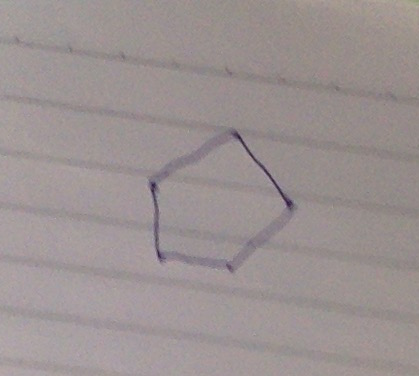
#> input picture pentagon-graph.jpg, 419 x 376 px, found by its file name
$ jupyter execute GraphCorners.ipynb   (shell and % lines are left out)   (Python 2 division)
#> lines starting #> are read from the running program, lines starting #| are printed output that depends on the picture; after the words box and inside, x2 and y2 are one past the last pixel; in counts of white or black regions, pixels touching at a corner belong together
# Detecting Hand Drawn Graphs

## Detecting vertices (corners)

[cell 1]
import cv2
import numpy as np
import matplotlib.pyplot as plt

Sample Image

[cell 2]
img=cv2.imread("/Users/vigneshm/Documents/pictures/pentagon-graph.jpg")
#> img is the input picture: shape (376, 419, 3); mean B, G, R 145.9, 146.1, 155.6
plt.imshow(img)

[cell 3]
img_bw=cv2.cvtColor(img,cv2.COLOR_RGB2GRAY)
plt.imshow(img_bw,cmap='gray')

Corners using Harris

[cell 4]
corners=cv2.cornerHarris(img_bw,2,5,0.04)
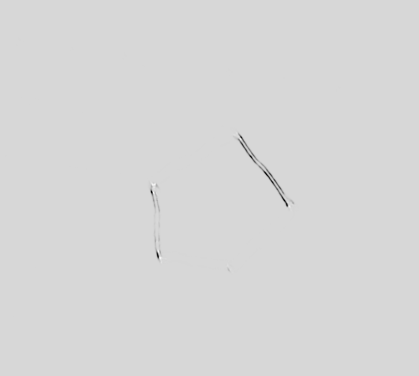
#> corners: shape (376, 419) float32; min -0.0348, max 0.00644, mean -3.89e-05; drawn with min black and max white
valid_c_x,valid_c_y=np.where(corners>0.1*corners.max())
#> valid_c_x = 54 values from 132 to 269; valid_c_y = 54 values, max 290 at index 32, min 151 at index 7, mean 187.8
plt.scatter(valid_c_x,valid_c_y)
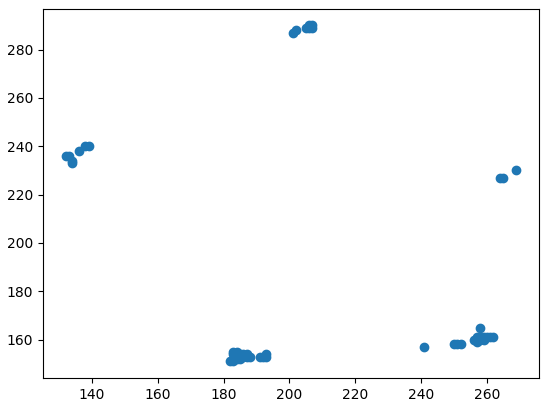
#> figure drawn by matplotlib, 1 panel

Getting many corners and distance clustering

[cell 5]
from scipy.cluster.hierarchy import fclusterdata
clusters=fclusterdata(np.transpose((valid_c_x,valid_c_y)),5,criterion='distance')
#> clusters = 54 values, max 6 at index 0, min 1 at index 51, mean 3.17
plt.scatter(valid_c_x,valid_c_y,c=clusters)

[cell 6]
clustered_c=[]
for code in range(1,clusters.max()+1):
    code_corners=np.where(clusters==code)[0]
    if(code_corners.size<3):
        print 'discarding ',code_corners
    else:
        meanpos=np.array([int(valid_c_x[code_corners].mean()),int(valid_c_y[code_corners].mean())])
        print meanpos,code_corners.size
        clustered_c.append(meanpos)
#> this loop made 6 passes
#> (code_corners, meanpos) on passes 1, 3, 5, 6: ([51, 52, 53], [266, 228]), ([36, 37, 38, 39, 40, 41, 42, 43, 44, 45, 46, 47, 48, 49, 50], [257, 160]), ([28, 29, 30, 31, 32, 33, 34], [204, 288]), ([0, 1, 2, 3, 4, 5, 6], [135, 236])
#> meanpos on pass 2: [186, 153]
#| [266 228] 3
#| [186 153] 21
#| [257 160] 15
#| discarding  [35]
#| [204 288] 7
#| [135 236] 7
#> after the loop, clustered_c = [[266, 228], [186, 153], [257, 160], [204, 288], [135, 236]]
clustered_c=np.array(clustered_c)
plt.scatter(clustered_c[...,0],clustered_c[...,1])
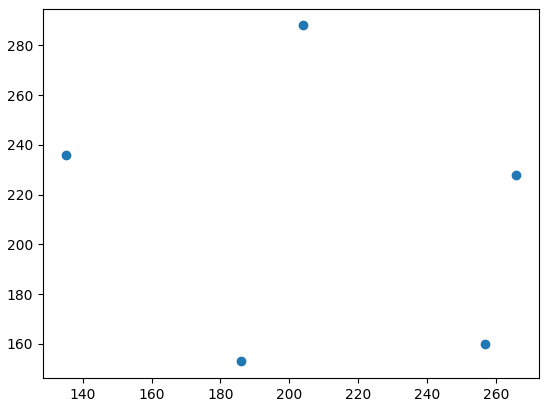
#> figure drawn by matplotlib, 1 panel

### Detecting straight edges between vertices

[cell 7]
def check_connected_rect(p1,p2,tol=1):
    slope=p2-p1
    width=np.linalg.norm(slope)
    slope=slope/np.linalg.norm(slope)
    perp=np.cross(slope,(0,0,1))[0:2]
    area=[]
    for x in np.arange(-tol,tol+1):
        area.append([p1+slope*m+x for m in np.arange(width)])
    area=np.array(area,dtype=int)
    rect=img_bw[area[...,0],area[...,1]]
    return rect.sum()/(255*rect.size)

[cell 8]
ret,img_thresh=cv2.threshold(img_bw,130,255,cv2.THRESH_BINARY_INV)
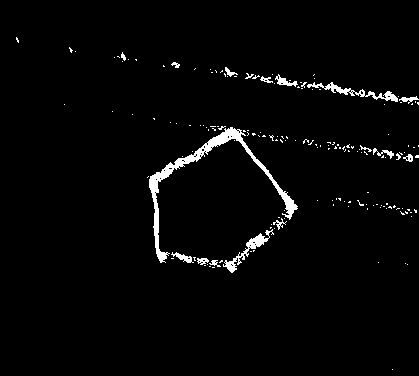
#> img_thresh: shape (376, 419); 2.5% white; 165 white regions (148 under 20 px), largest, box (x1, y1, x2, y2) and area: (149, 127, 298, 263) 1815, (307, 82, 398, 102) 411, (223, 229, 274, 273) 406
kernel=cv2.getStructuringElement(cv2.MORPH_ELLIPSE,(3,3))
img_morph=cv2.morphologyEx(img_thresh,cv2.MORPH_CLOSE,kernel)
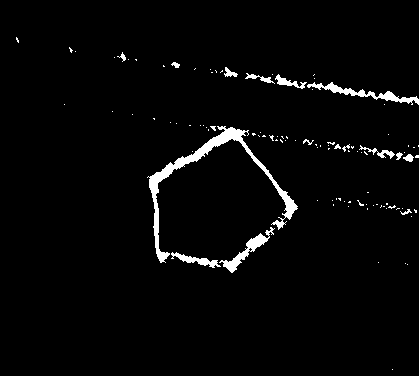
#> img_morph: shape (376, 419); 2.8% white; 102 white regions (86 under 20 px), largest, box (x1, y1, x2, y2) and area: (147, 126, 298, 263) 2030, (307, 82, 419, 105) 584, (219, 227, 275, 273) 505

[cell 9]
from itertools import combinations
edges=[]
for p1,p2 in combinations(clustered_c,2):
    ch=check_connected_rect(p1,p2)
    if ch>0.2: # has to be approx more than .33
        edges.append((p1,p2,ch))
#> this loop made 10 passes
#> (p1, p2, slope in check_connected_rect, width in check_connected_rect, perp in check_connected_rect) on passes 1 to 10: ([266, 228], [186, 153], [-0.73, -0.684], 109.7, [-0.684, 0.73]), ([266, 228], [257, 160], [-0.131, -0.991], 68.59, [-0.991, 0.131]), ([266, 228], [204, 288], [-0.719, 0.695], 86.28, [0.695, 0.719]), ([266, 228], [135, 236], [-0.998, 0.061], 131.2, [0.061, 0.998]), ([186, 153], [257, 160], [0.995, 0.0981], 71.34, [0.0981, -0.995]), ([186, 153], [204, 288], [0.132, 0.991], 136.2, [0.991, -0.132]), ([186, 153], [135, 236], [-0.524, 0.852], 97.42, [0.852, 0.524]), ([257, 160], [204, 288], [-0.383, 0.924], 138.5, [0.924, 0.383]), ([257, 160], [135, 236], [-0.849, 0.529], 143.7, [0.529, 0.849]), ([204, 288], [135, 236], [-0.799, -0.602], 86.4, [-0.602, 0.799])
#> after the loop, edges = []
edges=np.array(edges)
#> edges = empty array

[cell 10]
for p1,p2,ch in edges:
    plt.plot([p1[0],p2[0]],[p1[1],p2[1]],linewidth=4*ch)
#> this loop made 0 passes
print edges
